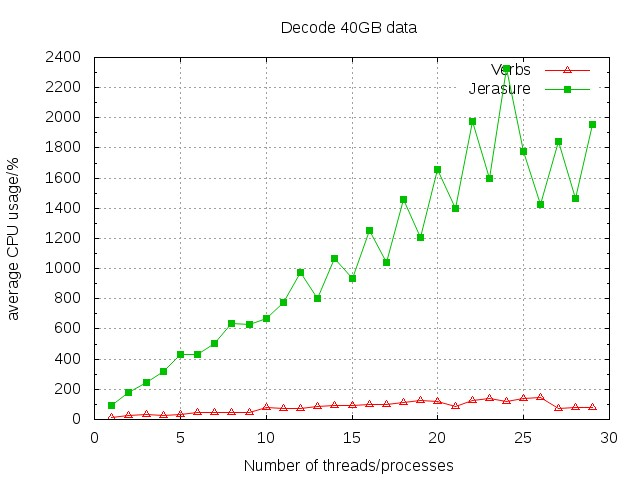

Write gnuplot code to recreate this figure.
set xlabel "Number of threads/processes"
set ylabel "average CPU usage/%"
set ytics 200
set mytics 2
set title "Decode 40GB data"
set grid
set term jpeg
set output 'cpu_usage.jpg'

plot "verbs.data" using 1:2 w lp pt 8 title "Verbs", \
	 "sw.data" using 1:2 w lp pt 5 title "Jerasure"
